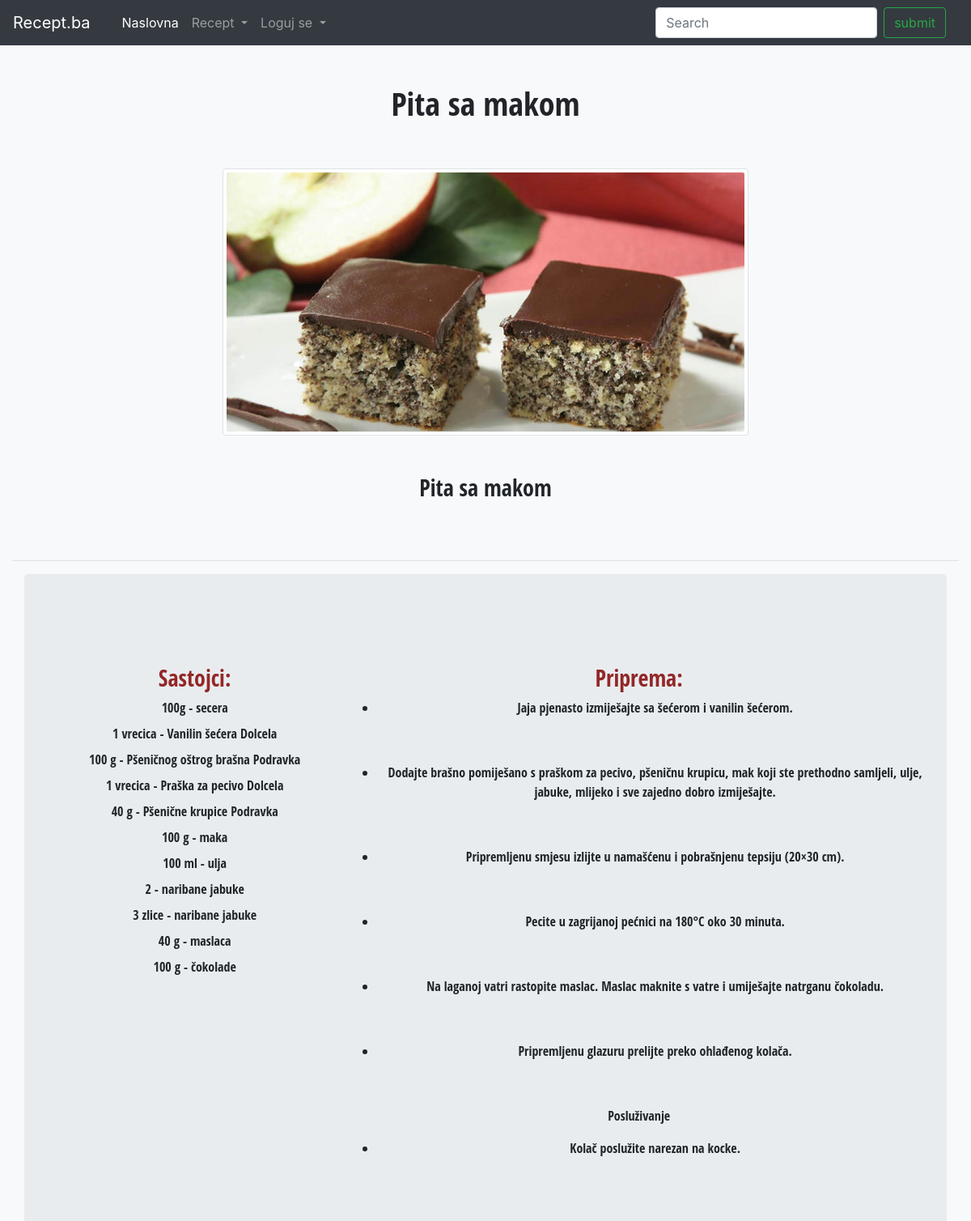
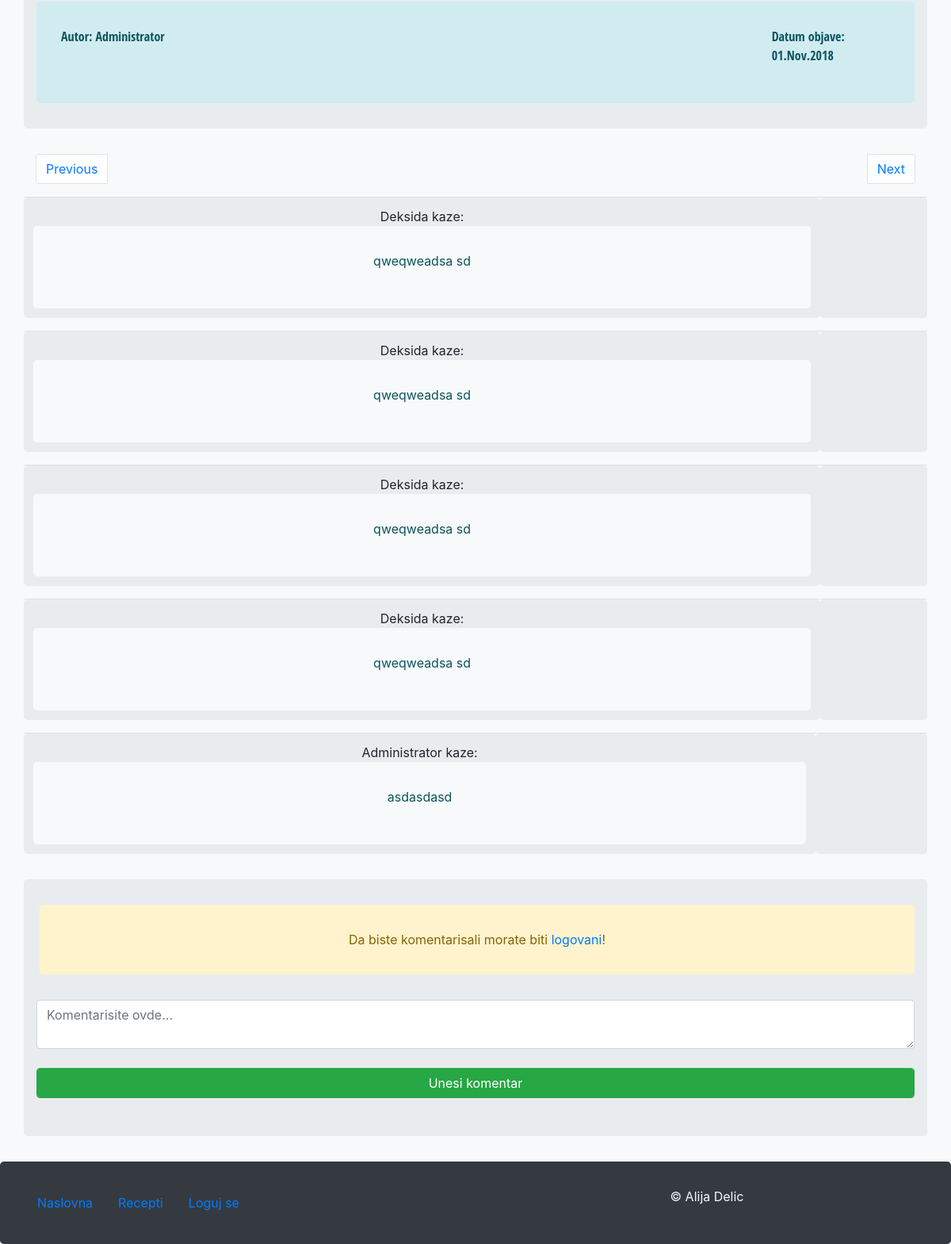
Screenshot of /views/articles.php?id=215 with the database file from the repository (2 pictures, top to bottom).
### tables this page shows
CREATE TABLE IF NOT EXISTS `recipes` (
  `recipe_id` int(11) NOT NULL AUTO_INCREMENT,
  `title` varchar(256) NOT NULL,
  `subtitle` varchar(256) NOT NULL,
  `category_id` int(11) NOT NULL,
  `date` timestamp(6) NOT NULL,
  `content` varchar(2048) NOT NULL,
  `image` varchar(45) NOT NULL,
  `user_id` int(11) NOT NULL,
  PRIMARY KEY (`recipe_id`),
  KEY `category_id_idx` (`category_id`),
  KEY `FK_users_recipes_idx` (`user_id`)
);

CREATE TABLE IF NOT EXISTS `ingridians` (
  `ingridian_id` int(11) NOT NULL AUTO_INCREMENT,
  `name` varchar(45) NOT NULL,
  PRIMARY KEY (`ingridian_id`)
);

CREATE TABLE IF NOT EXISTS `comments` (
  `comment_id` int(11) NOT NULL AUTO_INCREMENT,
  `user_id` int(11) NOT NULL,
  `content` varchar(1024) NOT NULL,
  `recipe_id` int(11) NOT NULL,
  PRIMARY KEY (`comment_id`),
  KEY `user_id_idx` (`user_id`),
  KEY `article_id_idx` (`recipe_id`)
);

CREATE TABLE IF NOT EXISTS `users` (
  `user_id` int(11) NOT NULL AUTO_INCREMENT,
  `role_id` int(11) NOT NULL,
  `username` varchar(45) NOT NULL,
  `password` varchar(45) NOT NULL,
  `name` varchar(45) NOT NULL,
  `s_name` varchar(45) NOT NULL,
  `email` varchar(45) NOT NULL,
  PRIMARY KEY (`user_id`),
  KEY `role_id` (`role_id`)
);

### models/Articles.php (called while the page is built, shortened)
<?php
class Articles
{
    public static function getData($data, $condition = "")
    {
        $instance = ConnectDb::getInstance();
        $conn = $instance->getConnection();
        $sql = $conn->prepare("SELECT $data
                                        FROM articles
                                        JOIN recipes ON articles.recipe_id = recipes.recipe_id
                                        JOIN categories ON recipes.category_id = categories.category_id
                                        JOIN ingridians ON articles.ingridian_id = ingridians.ingridian_id
                                        JOIN users ON recipes.user_id = users.user_id
                                        $condition
                                        ");
        $sql->execute();
        $result = $sql->fetchAll(PDO::FETCH_ASSOC);
        return $result;
    }
}

### models/Comments.php (called while the page is built, shortened)
<?php
class Comments
{
    public static function getData($data,$query="")
    {
        $instance = ConnectDb::getInstance();
        $conn = $instance->getConnection();
        $sql = $conn->prepare("
                      SELECT $data FROM comments c
                      JOIN users u ON u.user_id = c.user_id $query
                        ");
        $sql->execute();
        $result = $sql->fetchAll(PDO::FETCH_ASSOC);
        return $result;
    }
}

### models/User.php (called while the page is built, shortened)
<?php
class User
{
    public static function getLoggedInUser()
    {
        return null;
    }
}

### views/articles.php (the view, shortened to what this page needs)
<?php
if (isset($_GET['id'])) {
    $id = $_GET['id'];
    $article_title = Articles::getData("recipes.title", "WHERE recipes.recipe_id = '$id' LIMIT 1");
    $article_subtitle = Articles::getData("recipes.subtitle", "WHERE recipes.recipe_id = '$id' LIMIT 1");
    $article_image = Articles::getData("recipes.image", "WHERE recipes.recipe_id = '$id' LIMIT 1");
    $article_content = Articles::getData("recipes.content", "WHERE recipes.recipe_id = '$id' LIMIT 1");
    $article_ingridians = Articles::getData("ingridians.name", "WHERE recipes.recipe_id = '$id'");
    $article_ingridians_amount = Articles::getData("amount", "WHERE recipes.recipe_id = '$id'");
    $next_id = Articles::getData("recipes.recipe_id", "WHERE recipes.recipe_id > '$id' LIMIT 1");
    $previous_id = Articles::getData("recipes.recipe_id", "WHERE recipes.recipe_id < '$id' order by recipe_id desc LIMIT 1");
    $article_author = Articles::getData("users.username", "GROUP BY users.username LIMIT 1");
    $article_date = Articles::getData("recipes.recipe_id, recipes.date", "GROUP BY recipe_id");
    $dt = new DateTime($article_date[0]['date']);
    include "../views/nav/nav.php";
    ?>
    <div style="font-family: 'Open Sans Condensed', sans-serif" class="container-fluid ">
        <div class="row">
            <div class="col-12 mt-5 text-center">
                <h1><?= $article_title[0]['title'] ?></h1>
            </div>
            <div class="col-12 mt-5 text-center">
                <img src="images/<?= $article_image[0]['image'] ?>" alt="<?= $article_title[0]['title'] ?>"
                     class="img-fluid img-thumbnail">
            </div>
            <div class="col-12 mt-5 text-center mt-4">
                <h3><?= $article_subtitle[0]['subtitle'] ?></h3>
            </div>
            <div class="col-12 mt-5 text-center">
                <hr>
            </div>
        </div>
        <div class="container jumbotron">
            <div class="row">
                <div id="sastojci" class="col-12 col-sm-12 col-md-4 col-lg-4 mt-5 text-center jumbotron">
                    <ul>
                        <h3>Sastojci:</h3>
                        <?php
                        for ($i = 0; $i < sizeof($article_ingridians); $i++) {
                            echo "<li class='mt-2'>" . $article_ingridians_amount[$i]['amount'] . " - " . $article_ingridians[$i]['name'] . "</li>";
                        }
                        ?>
                    </ul>
                </div>
                <div id="priprema" class="col-12 col-sm-12 col-md-8 col-lg-8 mt-5 jumbotron text-center">
                    <?php
                    echo $article_content[0]['content'];
                    ?>
                </div>
            </div>
            <div class="row alert-info jumbotron m-0">
                <div class="col-2 mr-auto ">Autor: <?= $article_author[0]["username"] ?></div>
                <div class="col-2 ml-auto "><p>Datum objave: <?= $dt->format('d.M.Y') ?></p></div>
            </div>
        </div>
    </div>
    <div class="container">
        <div class="row">
            <div class="col-12">
                <nav aria-label="Page navigation example">
                    <ul class="pagination">
                        <?php
                        if (sizeof($previous_id) > 0) {
                            ?>
                            <li class="page-item mr-auto"><a class="page-link"
                                                             href="articles.php?id=<?= $previous_id[0]['recipe_id'] ?>">Previous</a>
                            </li>
                            <?php
                        } else {
                            echo "<li class='page-item mr-auto'><a class='page-link disabled'>Previous</a></li>";
                        }
                        if (sizeof($next_id) > 0) {
                            ?>
                            <li class="page-item ml-auto"><a class="page-link"
                                                             href="articles.php?id=<?= $next_id[0]['recipe_id'] ?>">Next</a>
                            </li>
                            <?php
                        } else {
                            echo "<li class='page-item ml-auto'><a class='page-link disabled'>Next</a></li>";
                        }
                        ?>
                    </ul>
                </nav>
            </div>
        </div>
    </div>
    <?php
    include "../views/comments.php";
    ?>
    <?php
    include "../views/nav/footer.php";
}

### views/comments.php (shortened to what this page needs)
<?php
$msg = "<div class='alert-warning jumbotron text-center'>Da biste komentarisali morate biti <a href='../views/prijavi_se.php'>logovani</a>!</div>";
$msg1 = "<h4>Korisnik: " . $user[0] . "</h4>";
$comments = Comments::getData("c.comment_id, c.recipe_id, u.username, c.content", "WHERE c.recipe_id = '$id' ORDER BY c.comment_id LIMIT 5");
if (sizeof($comments) > 0) {
    for ($i = 0; $i < sizeof($comments); $i++) {
        ?>
        <div class="container">
            <div class="row ">
                <table class="table">
                    <td class="jumbotron text-center alert-heading m-0"><?= $comments[$i]['username'] ?> kaze: <br>
                        <div class="jumbotron bg-light alert-info m-0"><p><?= $comments[$i]['content'] ?></p></div>
                    </td>
                    <td class="jumbotron ml-2 text-center align-middle">
                    </td>
                </table>
            </div>
        </div>
        <?php
    }
}
?>
<div class="container ">
    <div class="row mt-3">
        <div class="col jumbotron">
            <div class="jumbotron alert-heading p-0 ml-1"><?= sizeof($user) > 0 ? $msg1 : $msg ?></div>
            <form class="form-group" action="" method="post">
                <textarea class="form-control" name="content" placeholder="Komentarisite ovde..."></textarea>
                <input type="submit" class="btn btn-success form-control mt-4" name="submit" value="Unesi komentar">
            </form>
        </div>
    </div>
</div>

### assets/style.css (style rules this page uses)
#sastojci ul { list-style-type: none; }
#sastojci h3, #sastojci h5 { color: #932727; }
#priprema h3, #priprema h5 { color: #932727; }

### rows the page displays
recipes: title "Pita sa makom", image (picture), subtitle "Pita sa makom", content "Priprema: Jaja pjenasto izmiješajte sa šećerom i vanilin šećerom. Dodajte brašno pomiješano s praškom za pecivo, pšeničnu krupicu, mak koji ste prethodno samljeli, ulje, jabuke, mlijeko i sve zajedno dobro izmiješajte. Pripremljenu smjesu izlijte u namašćenu i pobrašnjenu tepsiju (20×30 cm). Pecite u zagrijanoj pećnici na 180°C oko 30 minuta. Na laganoj vatri rastopite maslac. Maslac maknite s vatre i umiješajte natrganu čokoladu. Pripremljenu glazuru prelijte preko ohlađenog kolača. Posluživanje Kolač poslužite narezan na kocke."
ingridians: name "secera"
ingridians: amount "1 vrecica", name "Vanilin šećera Dolcela"
ingridians: amount "100 g", name "Pšeničnog oštrog brašna Podravka"
ingridians: amount "1 vrecica", name "Praška za pecivo Dolcela"
ingridians: amount "40 g", name "Pšenične krupice Podravka"
ingridians: amount "100 g", name "maka"
ingridians: name "ulja"
ingridians: name "naribane jabuke"
ingridians: amount "40 g", name "maslaca"
ingridians: amount "100 g", name "čokolade"
recipes: date "01.Nov.2018"
comments: user.username "Deksida", content "qweqweadsa sd"
comments: user.username "Deksida", content "qweqweadsa sd"
comments: user.username "Deksida", content "qweqweadsa sd"
comments: user.username "Deksida", content "qweqweadsa sd"
comments: user.username "Administrator", content "asdasdasd"

### other values shown
$article_ingridians_amount[$i]['amount'] "100g"
$article_ingridians_amount[$i]['amount'] "100 ml"
$article_ingridians_amount[$i]['amount'] "2"
$article_ingridians_amount[$i]['amount'] "3 zlice"
$article_author[0]["username"] "Administrator"
